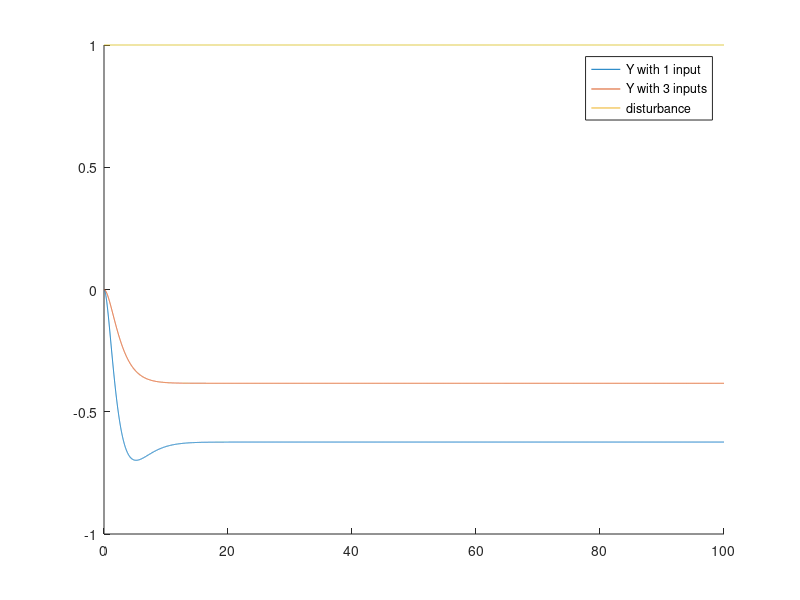

Source code (MATLAB): (Note: this script raises an error after producing the figure.)
% ex_mimo_place.m
% illustration of eigenstructure assignment for MIMO systems using a
% modified system from Example 4.5 Continuous Control via the Controller
% Canonical Form in LSC using the Matlab place command
close all; clear; clc

% system matrices
A = [-0.14 0.33 -0.33;
    0.1 -0.28 0;
    0 1.7 -0.77];

B1 = [0; 0; -1]; % single input
B3 = [-1 0 0; 0 -1 0; 0 0 -1]; % multiple input

Bv = [0; 0; 1];
% Bv = [1; 0; 0]; % <- also try this

C = [2 0 0];
% C = [0 0 1]; % <- also try this

% original system eigenvalues
eig(A)

% check controllability
Mc = ctrb(A,B1);
rank(Mc)

% desired eigenvalues
epsilon = 1e-4;
tc = 1.5; E = [-1/tc -1/tc -1/tc] + [0 epsilon 2*epsilon];

% closed-loop pole assignment using state feedback
K1 = place(A,B1,E);
K3 = place(A,B3,E);

% create the closed-loop state-space models
sys1 = ss(A-B1*K1,Bv,C,[]);
sys3 = ss(A-B3*K3,Bv,C,[]);

% simulations options
X0 = [0;0;0];
% X0 = [1;1;1];
tfinal = 100;
T = linspace(0,tfinal,10000)';

% disturbance signal
v = 1*ones(size(T));
% v = 10*sin(T); % <- also try this

% simulate
[Y1,T1,X1] = lsim(sys1,v,T,X0);
[Y3,T3,X3] = lsim(sys3,v,T,X0);

% plot outputs
figure; hold on
plot(T1,Y1)
plot(T3,Y3)
plot(T,v)
legend('Y with 1 input','Y with 3 inputs','disturbance')

% transfer functions between the output and disturbance
syms s
[N1,D1] = ss2tf(sys1.A,sys1.B,sys1.C,sys1.D);
[N3,D3] = ss2tf(sys3.A,sys3.B,sys3.C,sys3.D);